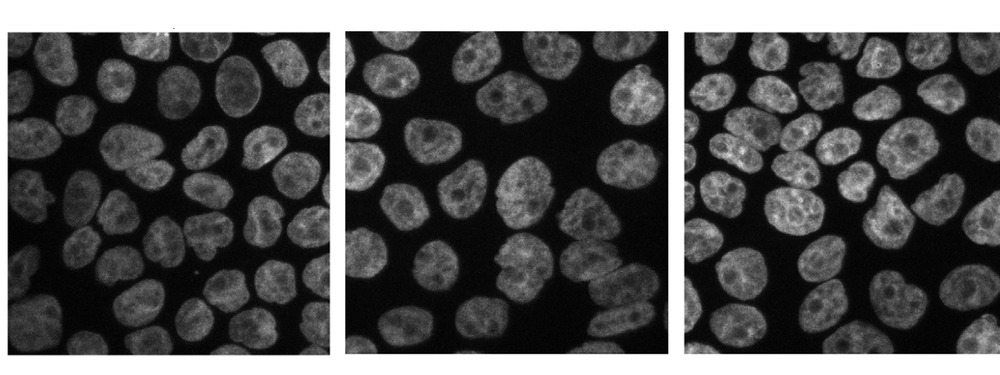
%> input picture LAB7/Scripts/cellsegmentationcompetition.png, 1000 x 375 px, shrunk from 1726 x 648 before the run
$ octave Entrega.m   (GNU Octave 9; MATLAB toolbox functions it lacks are replaced by stand-ins)
%> lines starting %> are read from the running program, lines starting %| are printed output that depends on the picture; in (x1, y1, x2, y2) boxes, pixels count from 0 and x2, y2 are one past the last pixel; in counts of white or black regions, pixels touching at a corner belong together; the program's own positions count from 1
% segmentar c鑜穕ules
I = imread('cellsegmentationcompetition.png');
%> I is the input picture: size 375x1000x3 uint8; min 0, max 255, mean 84
[f,c] = size(I);
%> f = 375; c = 3000
G = rgb2gray(I);
imshow(G,[]);

%Li donem color negre als p韝els blancs del fons.
whitePixs = (G == 255);    %mascara
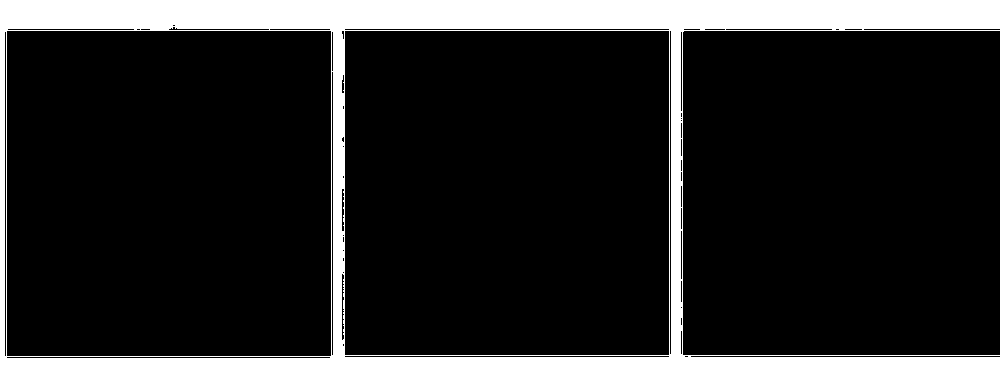
%> whitePixs: size 375x1000 logical; 15.6% white; 1 white region, box (x1, y1, x2, y2) and area: (0, 0, 1000, 375) 58654
outer_whitePixs = whitePixs & ~imclearborder(whitePixs);
G(outer_whitePixs) = 0;
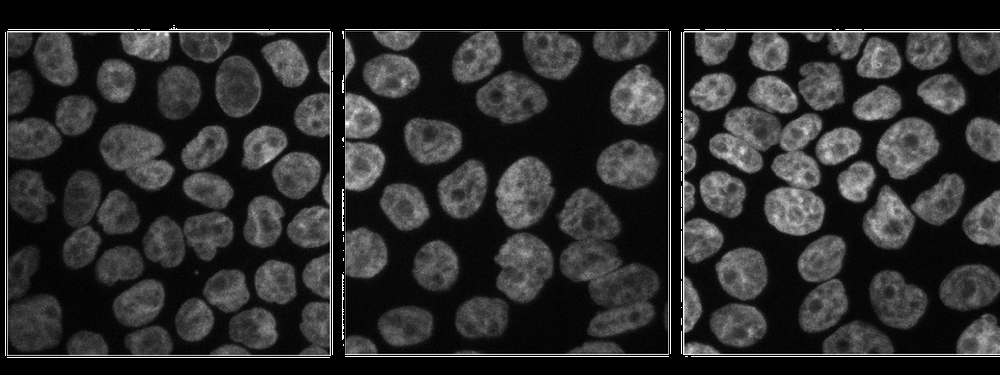
%> G: size 375x1000 uint8; min 0, max 254, mean 44.1
% [7 lines of commented-out code are left out]

BW = G > 22;%     %Binaritzem
%> BW: size 375x1000 logical; 48.1% white; 99 white regions (36 under 20 px), largest, box (x1, y1, x2, y2) and area: (7, 31, 331, 356) 31962, (345, 31, 669, 355) 25808, (683, 31, 1000, 355) 16811
%figure;imshow(B);
O = imopen(BW, strel('octagon',3));   %Open per tractar de separar c鑜穕ules
%> O: size 375x1000 logical; 45.9% white; 83 white regions, largest, box (x1, y1, x2, y2) and area: (708, 74, 863, 236) 11693, (556, 187, 660, 338) 8559, (62, 170, 141, 269) 4486
%figure;imshow(O);
BW = imfill(O, 'holes');    %Omplim els forats que es puguin haber creat.
%> BW: size 375x1000 logical; 45.9% white; 83 white regions, largest, box (x1, y1, x2, y2) and area: (708, 74, 863, 236) 11694, (556, 187, 660, 338) 8560, (62, 170, 141, 269) 4486
%figure;imshow(B);

B2 = not(BW);
%figure;imshow(B2);
TD = bwdist(B2,'euclidean');
%figure;imshow(TD,[]);
TD = -TD;
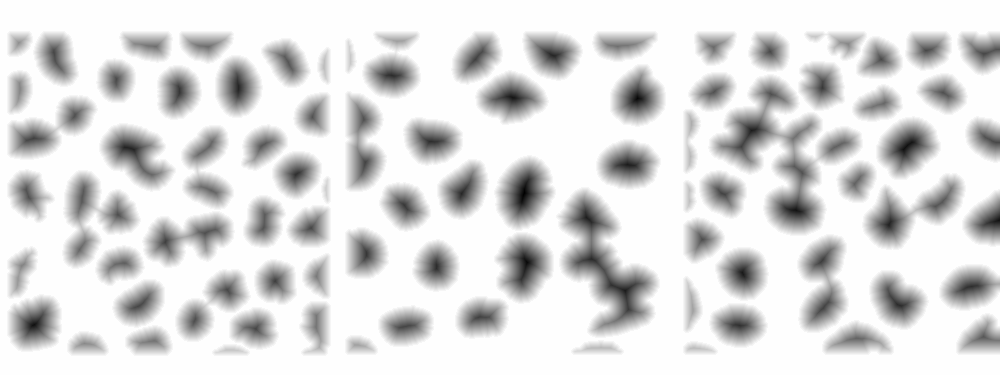
%> TD: size 375x1000 single; min -28.16, max 0, mean -3.65; drawn with min black and max white
%figure;imshow(TD,[]);
TD(B2) = -Inf;
%figure;imshow(TD,[]);

TDF = medfilt2(TD);
for i=1:5
    TDF = medfilt2(TDF);
end
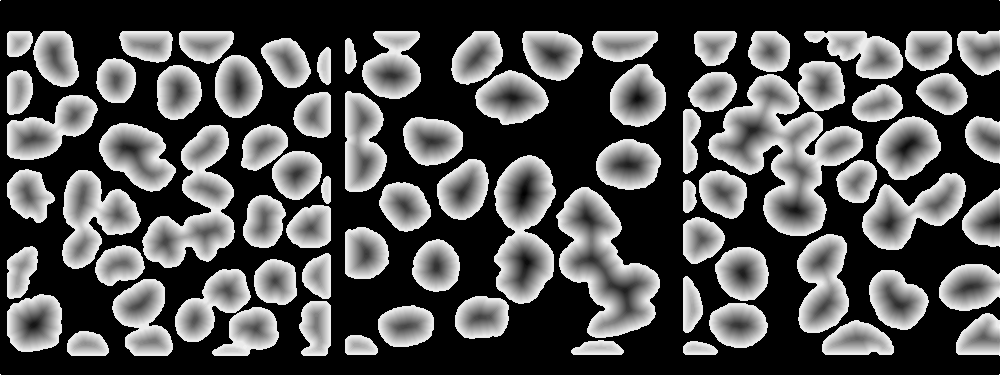
%> TDF: size 375x1000 single; 54% of the values are NaN or infinite; the others: min -26.93, max 0, mean -7.98; drawn with min black, max white, NaN and infinite black

WS = watershed(TDF);
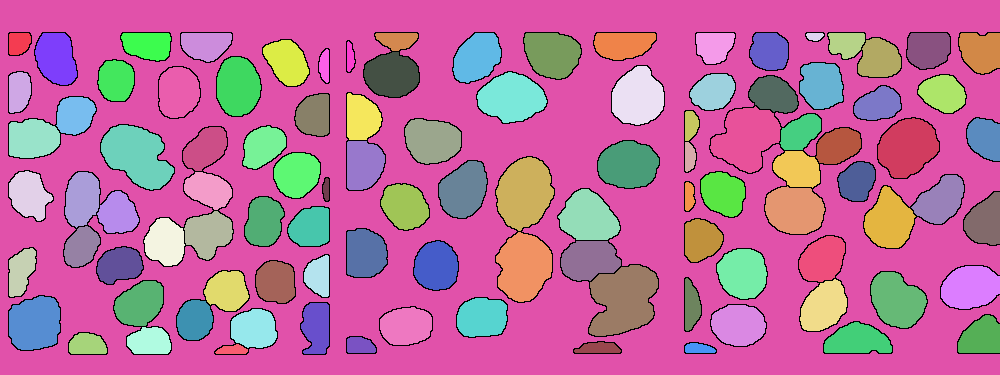
%> WS: size 375x1000 uint8; 105 distinct labels, from 0 to 104; one colour per label, 0 black
%RGB = label2rgb(WS);
%figure; imshow(WS);
%figure; imshow(RGB);

Edges = bwmorph(WS, 'remove');
%> Edges: size 375x1000 logical; 7.6% white in thin lines or dots
Edges = imdilate(Edges, strel('diamond', 1));
%> Edges: size 375x1000 logical; 19.9% white; 58 white regions, largest, box (x1, y1, x2, y2) and area: (0, 0, 1000, 375) 8142, (707, 30, 864, 237) 5508, (61, 124, 236, 287) 5169
Edges = uint8(Edges*255);
Zeros = zeros(f,c/3);                  % Construim una matriu de zeros (per crear la imatge RGB)
EdgesRGB = cat(3,Edges, Edges, Zeros); % Li donem color (groc)
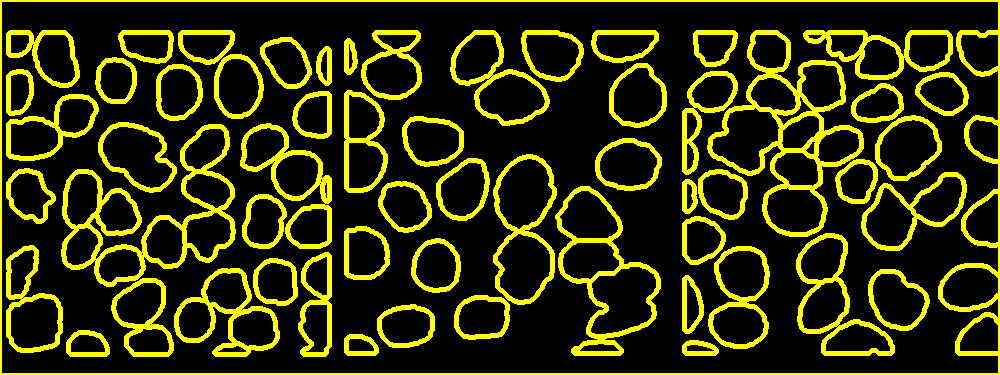
%> EdgesRGB: size 375x1000x3 uint8; mean R, G, B 50.7, 50.7, 0
%figure; imshow(EdgesRGB);

I = I + EdgesRGB;
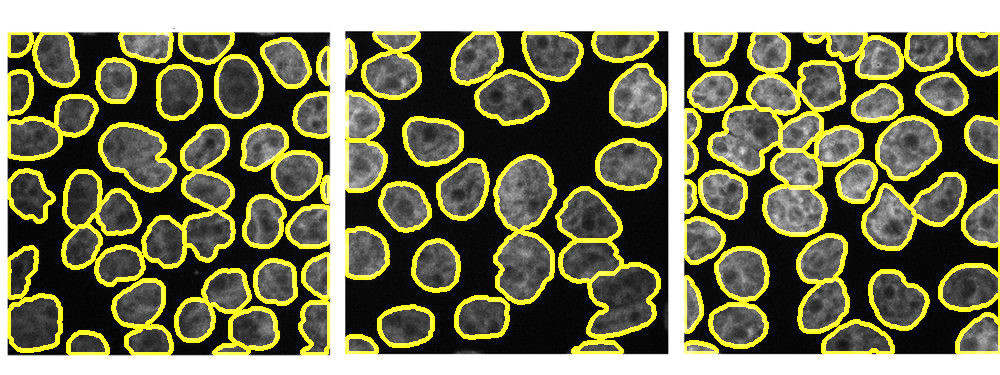
%> I: size 375x1000x3 uint8; mean R, G, B 120.3, 120.3, 84
figure; imshow(I);
